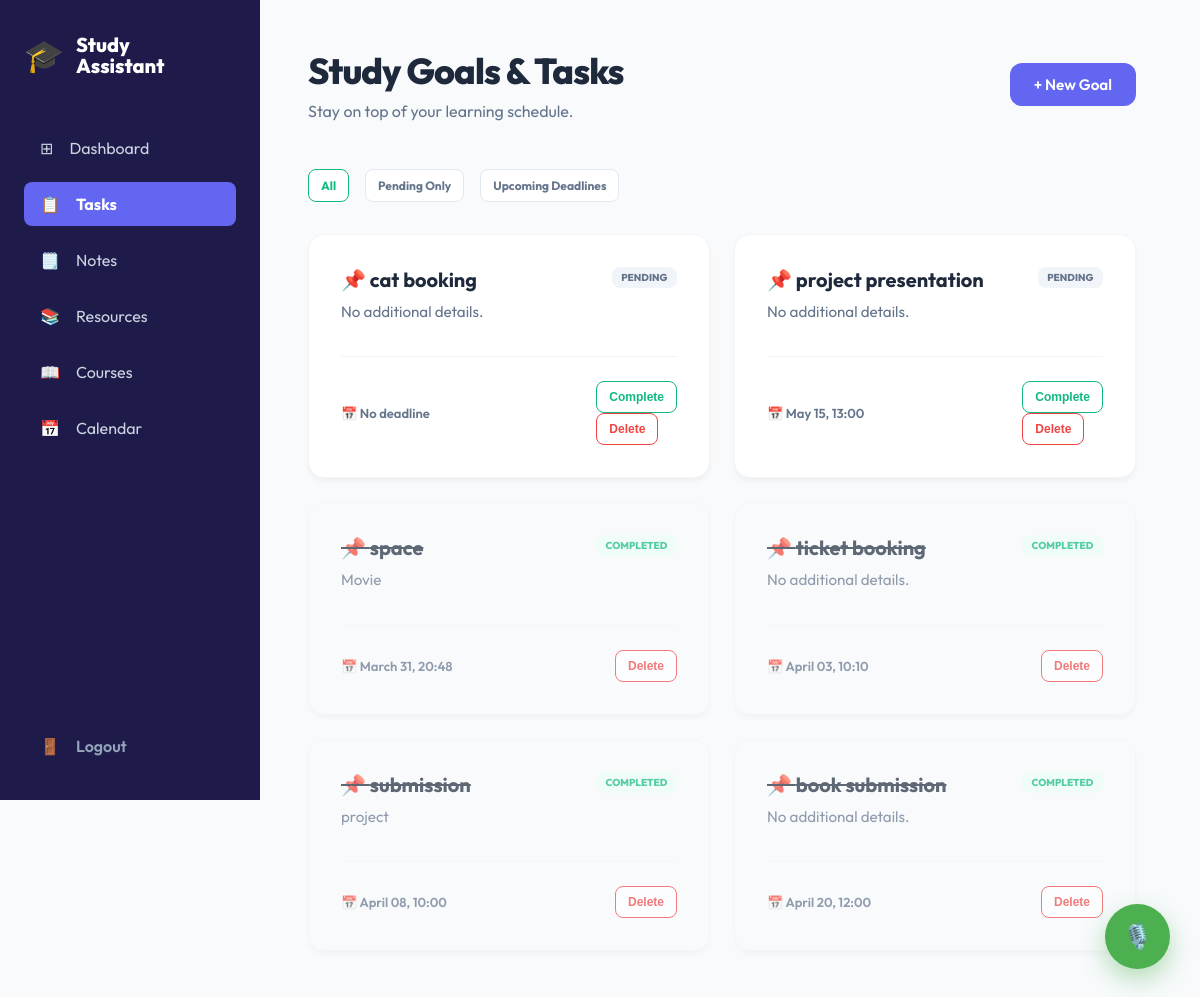
Page /tasks (signed in) on the committed database.
### backend/models.py (models this page shows)
class Task(db.Model):
    __tablename__ = 'tasks'
    id = db.Column(db.Integer, primary_key=True)
    user_id = db.Column(db.Integer, db.ForeignKey('users.id'), nullable=False)
    title = db.Column(db.String(200), nullable=False)
    description = db.Column(db.Text, nullable=True)
    deadline = db.Column(db.DateTime, nullable=True)
    status = db.Column(db.String(20), default='pending') # pending, completed, in-progress
    created_at = db.Column(db.DateTime, default=datetime.utcnow)

### backend/tasks_routes.py (the view)
@tasks_bp.route('/tasks')
@login_required
def list_tasks():
    user_id = session['user_id']
    user = User.query.get(user_id)
    tasks = Task.query.filter_by(user_id=user_id).order_by(Task.status.desc(), Task.deadline.asc()).all()
    return render_template('tasks.html', tasks=tasks, user=user)

### backend/tasks_routes.py (called while the page is built)
def login_required(f):
    @wraps(f)
    def decorated_function(*args, **kwargs):
        token = request.headers.get('X-Assistant-Token')
        if token == 'SMART-STUDY-2026':
            if 'user_id' not in session:
                session['user_id'] = 1  # Default to user 1 for assistant
            return f(*args, **kwargs)
        if 'user_id' not in session:
            flash('Please log in to manage your tasks.', 'error')
            return redirect(url_for('auth.login_page'))
        return f(*args, **kwargs)
    return decorated_function

@tasks_bp.context_processor
def inject_now():
    return {'now': datetime.now(), 'timedelta': timedelta}

### templates/tasks.html (shortened to what this page needs)
<!DOCTYPE html>
<html lang="en">
<head>
    <link rel="stylesheet" href="{{ url_for('static', filename='style.css') }}">
    <link rel="stylesheet" href="{{ url_for('static', filename='dashboard.css') }}">
    <link rel="stylesheet" href="{{ url_for('static', filename='tasks.css') }}">
    <link rel="stylesheet" href="{{ url_for('static', filename='voice_assistant.css') }}">
</head>
<body style="display: flex;">
    <aside class="sidebar">
        <div class="logo">
            <span style="font-size: 2rem;">🎓</span>
            <div>
                <p style="font-weight: 800; font-size: 1.25rem;">Study</p>
                <p style="font-weight: 800; font-size: 1.25rem; margin-top: -0.25rem;">Assistant</p>
            </div>
        </div>
        <ul class="nav-links">
            <li><a href="{{ url_for('dashboard.dashboard_view') }}"><span>⊞</span> Dashboard</a></li>
            <li><a href="{{ url_for('tasks.list_tasks') }}" class="active"><span>📋</span> Tasks</a></li>
            <li><a href="{{ url_for('notes.list_notes') }}"><span>🗒️</span> Notes</a></li>
            <li><a href="{{ url_for('resources.list_resources') }}"><span>📚</span> Resources</a></li>
            <li><a href="{{ url_for('courses.manager_view') }}"><span>📖</span> Courses</a></li>
            <li><a href="{{ url_for('calendar.calendar_view') }}"><span>📅</span> Calendar</a></li>
        </ul>
        <div class="logout">
            <a href="{{ url_for('auth.logout') }}" style="color: #94a3b8; font-weight: 600; text-decoration: none; padding: 0.75rem 1rem; display: flex; align-items: center; gap: 1rem;"><span>🚪</span> Logout</a>
        </div>
    </aside>
    <main class="main-dashboard">
        <header style="display: flex; justify-content: space-between; align-items: center; margin-bottom: 3rem;">
            <div>
                <h1>Study Goals & Tasks</h1>
                <p class="subtitle" style="text-align: left; margin-bottom: 0;">Stay on top of your learning schedule.</p>
            </div>
            <button onclick="document.getElementById('addTaskModal').style.display = 'flex'" class="btn" style="width: auto; padding: 0.75rem 1.5rem; margin-top:0;">+ New Goal</button>
        </header>
        <div style="display: flex; gap: 1rem; margin-bottom: 2rem;">
            <a href="{{ url_for('tasks.list_tasks') }}" class="btn-sm {% if not filter %}btn-complete{% endif %}" style="text-decoration: none;"> All </a>
            <a href="{{ url_for('tasks.pending_tasks') }}" class="btn-sm {% if show_all == False %}btn-complete{% endif %}" style="text-decoration: none;"> Pending Only </a>
            <a href="{{ url_for('tasks.upcoming_tasks') }}" class="btn-sm {% if filter == 'upcoming' %}btn-complete{% endif %}" style="text-decoration: none;"> Upcoming Deadlines </a>
        </div>
        <section class="tasks-grid">
            {% for task in tasks %}
            {% set is_overdue = task.deadline and task.deadline < now and task.status == 'pending' %}
            <article class="task-card {% if is_overdue %}task-overdue{% elif is_urgent %}task-urgent{% endif %} {% if task.status == 'completed' %}task-completed{% endif %}">
                <span class="status-badge status-{{ task.status }} {% if is_overdue %}status-overdue{% elif is_urgent %}status-urgent{% endif %}">
                    {% if is_overdue %}Overdue{% else %}{{ task.status }}{% endif %}
                </span>
                <h3>📌 {{ task.title }}</h3>
                <p>{{ task.description or "No additional details." }}</p>
                <footer class="task-footer">
                    <span class="deadline">
                        📅 {{ task.deadline.strftime('%B %d, %H:%M') if task.deadline else "No deadline" }}
                    </span>
                    <div class="actions">
                        {% if task.status == 'pending' %}
                        <form action="{{ url_for('tasks.complete_task', id=task.id) }}" method="POST">
                            <button type="submit" class="btn-sm btn-complete">Complete</button>
                        </form>
                        {% endif %}
                        <form action="{{ url_for('tasks.delete_task', id=task.id) }}" method="POST">
                            <button type="submit" class="btn-sm btn-delete" onclick="return confirm('Remove task?')">Delete</button>
                        </form>
                    </div>
                </footer>
            </article>
            {% else %}
            <div style="grid-column: 1/-1; text-align: center; padding: 4rem; background: rgba(255,255,255,0.05); border-radius: 1.5rem; color: var(--text-dim);">
                <h2>Perfectly Planned!</h2>
                <p>No study tasks found here. Take a break or add a new goal.</p>
            </div>
            {% endfor %}
        </section>
    </main>
</body>
</html>

### static/style.css (style rules this page uses)
:root { --primary-color: #6366f1; --sidebar-bg: #1e1b4b; --main-bg: #f8fafc; --card-bg: #ffffff; --text-main: #1e293b; --text-dim: #64748b; --border-color: #f1f5f9; }
* { margin: 0; padding: 0; box-sizing: border-box; }
body { font-family: 'Outfit', sans-serif; background-color: var(--main-bg); color: var(--text-main); display: flex; min-height: 100vh; margin: 0; }
.subtitle { color: #64748b; text-align: center; margin-bottom: 2.5rem; font-size: 1rem; }
.sidebar { width: 260px; background-color: var(--sidebar-bg); color: white; height: 100vh; position: fixed; padding: 2rem 1.5rem; display: flex; flex-direction: column; z-index: 100; }
.logo { font-size: 1.5rem; font-weight: 800; margin-bottom: 3rem; display: flex; align-items: center; gap: 0.75rem; }
.nav-links { list-style: none; flex-grow: 1; }
.nav-links li { margin-bottom: 0.75rem; }
.nav-links a { color: #cbd5e1; text-decoration: none; display: flex; align-items: center; padding: 0.75rem 1rem; border-radius: 0.5rem; gap: 1rem; transition: all 0.2s; }
.nav-links a.active { background: #6366f1; color: white !important; font-weight: 700; }
.logout { margin-top: auto; }
.main-dashboard { flex-grow: 1; margin-left: 260px; padding: 3rem 4rem 3rem 3rem; max-width: 1800px; width: calc(100% - 260px); }
h1 { font-size: 2.25rem; font-weight: 800; color: #1e293b; margin-bottom: 0.5rem; letter-spacing: -0.025em; }
.subtitle { color: #64748b; font-size: 1rem; margin-bottom: 3rem; }
.btn { background: var(--primary-color); color: white; padding: 0.75rem 1.25rem; border: none; border-radius: 0.75rem; cursor: pointer; font-weight: 600; font-size: 0.95rem; transition: all 0.2s; font-family: inherit; display: inline-flex; align-items: center; justify-content: center; }

### static/tasks.css (style rules this page uses)
.tasks-grid { display: grid; grid-template-columns: repeat(auto-fill, minmax(320px, 1fr)); gap: 1.5rem; }
.task-card { background: white; border-radius: 1rem; padding: 2rem; box-shadow: 0 4px 6px -1px rgba(0, 0, 0, 0.05); border: 1px solid var(--border-color, #e2e8f0); position: relative; transition: all 0.3s cubic-bezier(0.4, 0, 0.2, 1); }
.task-card h3 { font-size: 1.25rem; margin-bottom: 0.5rem; color: var(--text-main); }
.task-card p { color: var(--text-dim); font-size: 0.95rem; line-height: 1.6; margin-bottom: 2rem; }
.status-badge { position: absolute; top: 2rem; right: 2rem; font-size: 0.625rem; text-transform: uppercase; font-weight: 800; padding: 0.25rem 0.6rem; border-radius: 0.5rem; background: #f1f5f9; color: #64748b; }
.status-completed { color: #10b981 !important; background: #ecfdf5; }
.status-pending { color: #64748b; }
.task-footer { display: flex; justify-content: space-between; align-items: center; border-top: 1px solid var(--border-color, #e2e8f0); padding-top: 1.5rem; }
.deadline { font-size: 0.8125rem; font-weight: 600; color: var(--text-dim); }
.task-completed { opacity: 0.7; background-color: #f8fafc; }
.task-completed h3 { text-decoration: line-through; }
.btn-sm { padding: 0.5rem 0.75rem; border-radius: 0.5rem; font-size: 0.75rem; font-weight: 700; cursor: pointer; border: 1px solid #e2e8f0; background: white; color: var(--text-dim); transition: all 0.2s; }
.btn-complete { border-color: #10b981; color: #10b981; }
.btn-delete { border-color: #ef4444; color: #ef4444; }

### rows in the picture
Task: status "PENDING", title "cat booking", description "No additional details.", deadline "No deadline"
Task: status "PENDING", title "project presentation", description "No additional details.", deadline "May 15, 13:00"
Task: status "COMPLETED", title "space", description "Movie", deadline "March 31, 20:48"
Task: status "COMPLETED", title "ticket booking", description "No additional details.", deadline "April 03, 10:10"
Task: status "COMPLETED", title "submission", description "project", deadline "April 08, 10:00"
Task: status "COMPLETED", title "book submission", description "No additional details.", deadline "April 20, 12:00"
